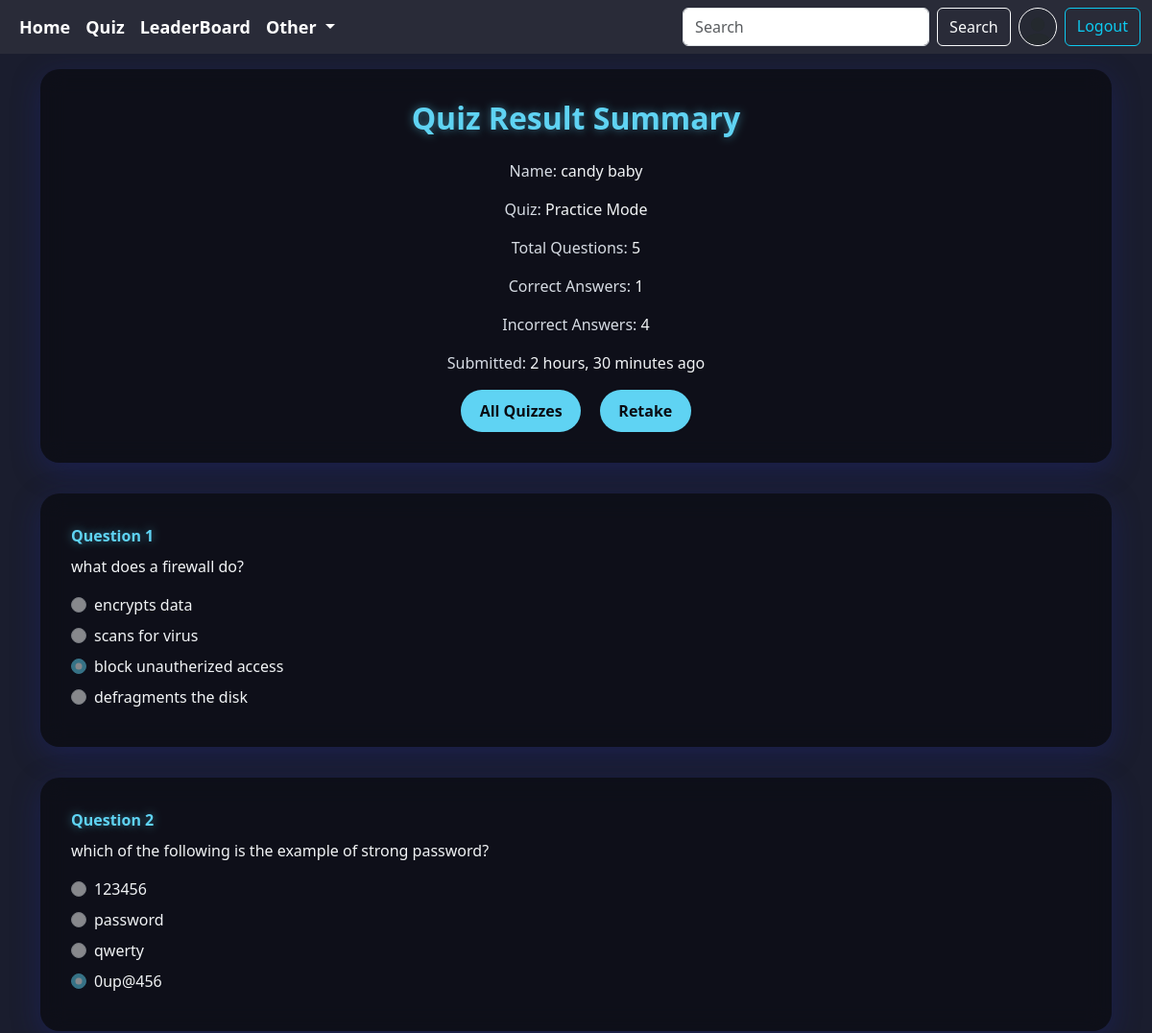
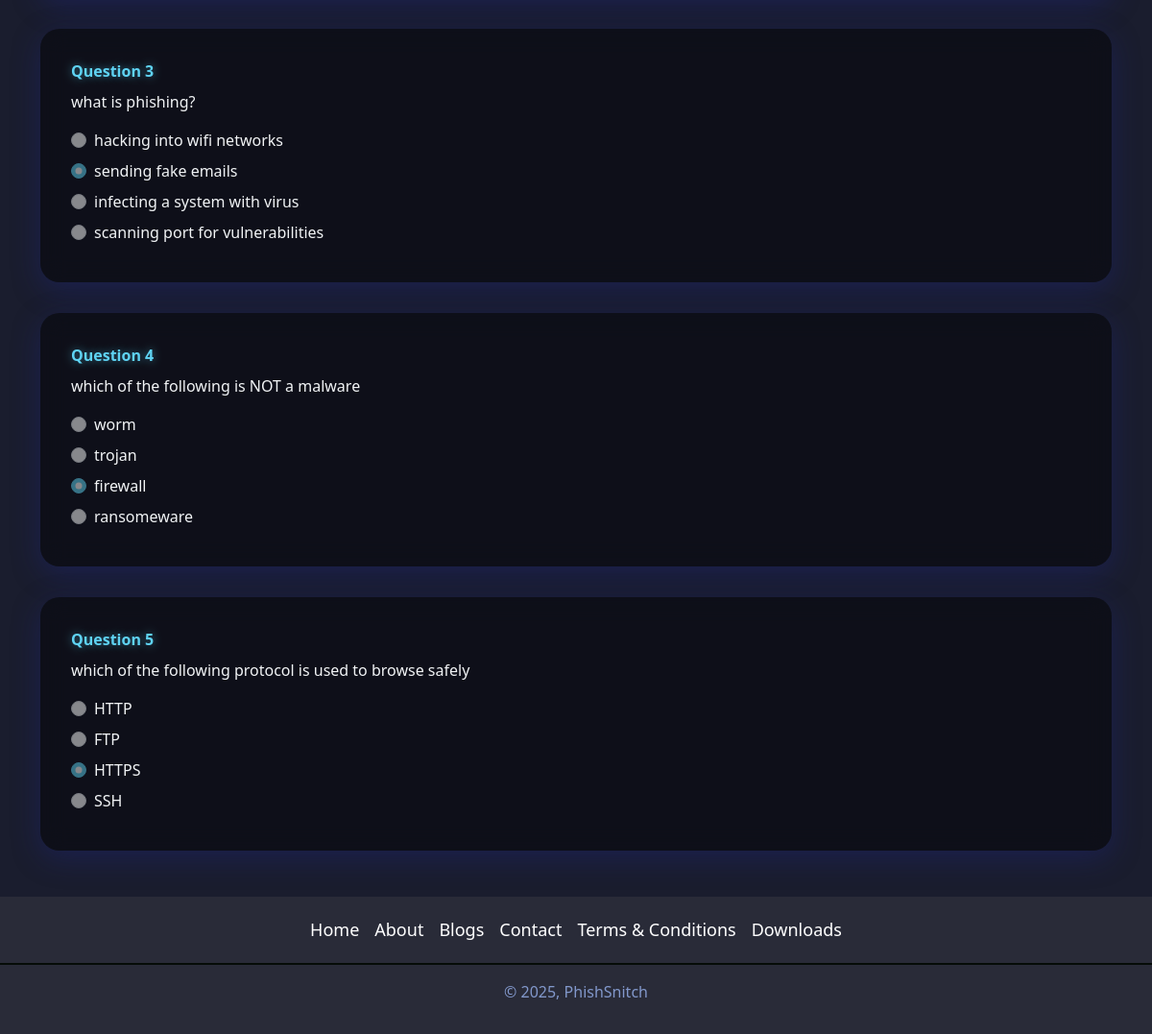
Screenshot of /quiz/14/result/ (signed in) with the database file from the repository (2 pictures, top to bottom).
### accounts/models.py (models this page shows, shortened)
class Profile(models.Model):
    user=models.OneToOneField(User, on_delete=models.CASCADE,null=True,verbose_name='User_Object')
    bio=models.TextField(blank=True,null=True)
    profile_image=models.ImageField(upload_to='profile_images',default='userdefault.png',blank=True,null=True,verbose_name='Profile_Pic')
    location=models.CharField(max_length=100,blank=True,null=True)
    GENDER=(
        ('Male','Male'),
        ('Female','Female'),
        ('Other','Other')
    )
    gender=models.CharField(max_length=6,choices=GENDER,blank=True,null=True)
    rank=models.IntegerField(null=True,blank=True,editable=True,default=0)
    total_score = models.IntegerField(default=0)
    @property
    def full_name(self):
        return f"{self.user.first_name} {self.user.last_name}"

### quiz/models.py (models this page shows, shortened)
class QuizSubmission(models.Model):
    user=models.ForeignKey(User,on_delete=models.CASCADE)
    quiz=models.ForeignKey(Quiz,on_delete=models.CASCADE)
    score=models.IntegerField()
    submitted_at=models.DateTimeField(auto_now_add=True)

class Quiz(models.Model):
    MODE_CHOICES = [
        ('PRACTICE', 'Practice (MCQ)'),
        ('TIMED', 'Timed (MCQ)'),
        ('TF', 'True/False'),
    ]
    title = models.CharField(max_length=255)
    description = models.TextField()
    category = models.ForeignKey(Category, on_delete=models.CASCADE)
    quiz_file = models.FileField(upload_to='quiz/')
    created_at = models.DateTimeField(auto_now_add=True)
    mode = models.CharField(max_length=10, choices=MODE_CHOICES, default='PRACTICE')
    uploaded_at = models.DateTimeField(auto_now=True)
    class Meta:
        verbose_name_plural = 'Quizzes'

class Question(models.Model):
    quiz = models.ForeignKey(Quiz, on_delete=models.CASCADE)
    text = models.TextField()

class Choice(models.Model):
    question = models.ForeignKey(Question, on_delete=models.CASCADE)
    text = models.CharField(max_length=255)
    is_correct = models.BooleanField(default=False)

### quiz/views.py (the view)
# urls.py: path('<int:submission_id>/result/',views.quiz_result_view,name='quiz_result'),
@login_required
def quiz_result_view(request,submission_id):
    submission=get_object_or_404(QuizSubmission,pk=submission_id)
    context={"submission":submission}
    return render(request,'quiz-result.html',context)

### quiz/templatetags/custom_filters.py (called while the page is built)
@register.filter
def subtract(value,arg):
    return value - arg

### templates/quiz-result.html (shortened to what this page needs)
{% extends 'index.html'%}
{% load custom_filters %}
{% block content %}
<div class="container my-5 mt-5 pt-4">
  <div class="glass-card text-center">
    <h2 class="glass-header mb-4">Quiz Result Summary</h2>
    <p><span class="glass-label">Name:</span> {{ submission.user.profile.full_name }}</p>
    <p><span class="glass-label">Quiz:</span> {{ submission.quiz.title|title }}</p>
    <p><span class="glass-label">Total Questions:</span> {{ submission.quiz.question_set.count }}</p>
    <p><span class="glass-label">Correct Answers:</span> {{ submission.score }}</p>
    <p><span class="glass-label">Incorrect Answers:</span> {{ submission.quiz.question_set.count|subtract:submission.score }}</p>
    <p><span class="glass-label">Submitted:</span> {{ submission.submitted_at|timesince }} ago</p>
    <div class="mt-3">
      <a href="{% url 'all_quiz' %}" class="btn btn-glass">All Quizzes</a>
      <a href="{% url 'quiz' submission.quiz.id %}" class="btn btn-glass">Retake</a>
    </div>
  </div>
  <div class="questions">
    {% for question in submission.quiz.question_set.all %}
      <div class="glass-card">
        <div class="mb-2 fw-bold glass-header">Question {{ forloop.counter }}</div>
        <p class="mb-3">{{ question.text }}</p>
        {% for option in question.choice_set.all %}
          <div class="form-check mb-2">
            <label class="form-check-label" for="{{ option.id }}">
              <input class="form-check-input" disabled
                {% if option.is_correct %}checked{% endif %}
                type="radio"
                name="{{ option.question.id }}"
                id="{{ option.id }}"
                value="{{ option.text }}">
              {{ option.text }}
            </label>
          </div>
        {% endfor %}
      </div>
    {% endfor %}
  </div>
</div>
{% endblock content %}

### templates/components/navbar.html (shortened to what this page needs)
{% load static %}
<nav class="navbar navbar-expand-lg ">
    <div class="container-fluid">
      <div class="collapse navbar-collapse" id="navbarSupportedContent">
        <ul class="navbar-nav me-auto mb-2 mb-lg-0">
          <li class="nav-item content">
            <a class="nav-link active" aria-current="page" href="{% url 'home' %}">Home</a>
          </li>
          <li class="nav-item content">
            <a class="nav-link" href="{% url 'category_view' %}">Quiz</a>
          </li>
          <li class="nav-item content">
            <a class="nav-link" href="{%  url 'leaderboard' %}">LeaderBoard</a>
          </li>
          <li class="nav-item dropdown content " style="background-color: #292b38;">
            <a class="nav-link dropdown-toggle" href="#" role="button" data-bs-toggle="dropdown" aria-expanded="false">
              Other
            </a>
          </li>
        </ul>
        <form class="d-flex" role="search" action="{% url 'search_users' %}">
          <input class="form-control me-2" type="search" placeholder="Search" aria-label="Search" name="q"/>
          <button class="btn btn-outline-light" type="submit">Search</button>
          {% if request.user.is_authenticated %}
          <a href="{% url 'profile' request.user.username %}" data-bs-toggle="tooltip" data-bs-placement="bottom" data-bs-title="{{request.user.username}}" >
            <img src="{{ request.user.profile.profile_image.url }}" alt="image not found" width="40" height="40" class="rounded-circle mx-2 border border-white" style="border-width: 2px;">
          </a>
          <a href="{% url 'logout' %}" class="btn btn-outline-info ">Logout</a>
          {% else %}
          <a href="{% url 'login' %}" class="btn btn-outline-info ms-2">Login</a>
          {% endif %}
        </form>
      </div>
    </div>
  </nav>

### templates/components/navbar.html (style rules this page uses)
.navbar { background-color: #292b38; display: flex; justify-content: space-around; align-items: center; font-weight: bolder; position:fixed; top: 0px; z-index: 100; width: 100vw; }
.content a { text-decoration: none; color: white; padding: 5px; font-size: large; z-index: 10; }

### templates/quiz-result.html (style rules this page uses)
body { background-color: #1a1d2e; }
.glass-card { background: rgba(0, 0, 0, 0.45); backdrop-filter: blur(12px); -webkit-backdrop-filter: blur(12px); border-radius: 20px; box-shadow: 0 8px 30px rgba(31, 38, 135, 0.37); padding: 2rem; color: #f1f3f5; margin-bottom: 2rem; }
.glass-header { color: #5fd3f3; font-weight: bold; text-shadow: 0 0 10px rgba(95, 211, 243, 0.5); }
.glass-label { color: #d6dbe3; font-weight: 500; }
.btn-glass { background-color: #5fd3f3; border: none; color: #0a0c13; font-weight: bold; padding: 0.6rem 1.2rem; border-radius: 25px; margin: 0 0.5rem; }
.form-check-input:checked { background-color: #5fd3f3; border-color: #5fd3f3; }
.questions { user-select: none; }

### templates/components/footer.html (style rules this page uses)
.content a { text-decoration: none; color: white !important; padding: 5px; font-size: large; z-index: 10; }

### rows the page displays
QuizSubmission: user.profile.full_name "candy baby", quiz "Practice Mode", quiz.question_set.count "5", score "1", quiz.question_set.count|subtract "4", submitted_at "2 hours, 30 minutes"
Question: text "what does a firewall do?"
Choice: is_correct "☐ encrypts data", text "encrypts data"
Choice: is_correct "☐ scans for virus", text "scans for virus"
Choice: is_correct "☑ block unautherized access", text "block unautherized access"
Choice: is_correct "☐ defragments the disk", text "defragments the disk"
Question: text "which of the following is the example of strong password?"
Choice: is_correct "☐ 123456", text "123456"
Choice: is_correct "☐ password", text "password"
Choice: is_correct "☐ qwerty", text "qwerty"
Choice: is_correct "☑ 0up@456", text "0up@456"
Question: text "what is phishing?"
Choice: is_correct "☐ hacking into wifi networks", text "hacking into wifi networks"
Choice: is_correct "☑ sending fake emails", text "sending fake emails"
Choice: is_correct "☐ infecting a system with virus", text "infecting a system with virus"
Choice: is_correct "☐ scanning port for vulnerabilit", text "scanning port for vulnerabilities"
Question: text "which of the following is NOT a malware"
Choice: is_correct "☐ worm", text "worm"
Choice: is_correct "☐ trojan", text "trojan"
Choice: is_correct "☑ firewall", text "firewall"
Choice: is_correct "☐ ransomeware", text "ransomeware"
Question: text "which of the following protocol is used to browse safely"
Choice: is_correct "☐ HTTP", text "HTTP"
Choice: is_correct "☐ FTP", text "FTP"
Choice: is_correct "☑ HTTPS", text "HTTPS"
Choice: is_correct "☐ SSH", text "SSH"
